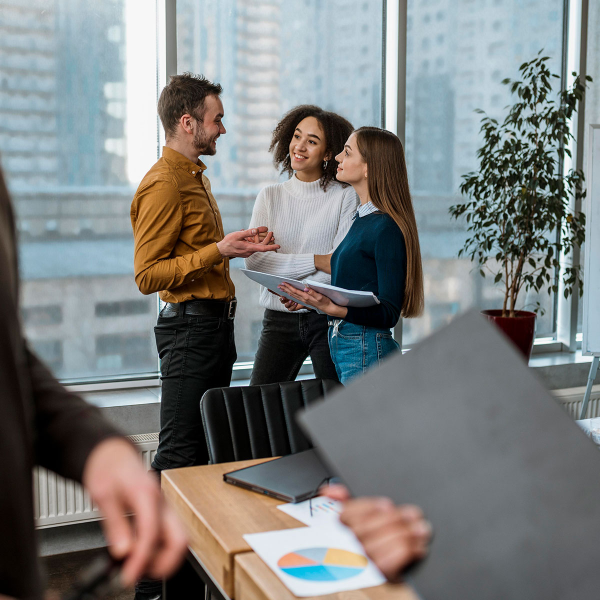
#> input picture opencv_proj/images/team19.jpg, 1200 x 1200 px, found by its file name (shown at 1/2 size)
$ python image_face_identify.py
#> lines starting #> are read from the running program, lines starting #| are printed output that depends on the picture; after the words box and inside, x2 and y2 are one past the last pixel; in counts of white or black regions, pixels touching at a corner belong together
import cv2

faceCascade= cv2.CascadeClassifier("D:\STOCK\Capital_vercel_new\opencv_proj\haarcascades\haarcascade_frontalface_default.xml")
img = cv2.imread('D:\\STOCK\\Capital_vercel_new\\opencv_proj\\images\\team19.jpg')
#> img is the input picture: shape (1200, 1200, 3); mean B, G, R 125, 126, 124.1
imgGray = cv2.cvtColor(img,cv2.COLOR_BGR2GRAY)
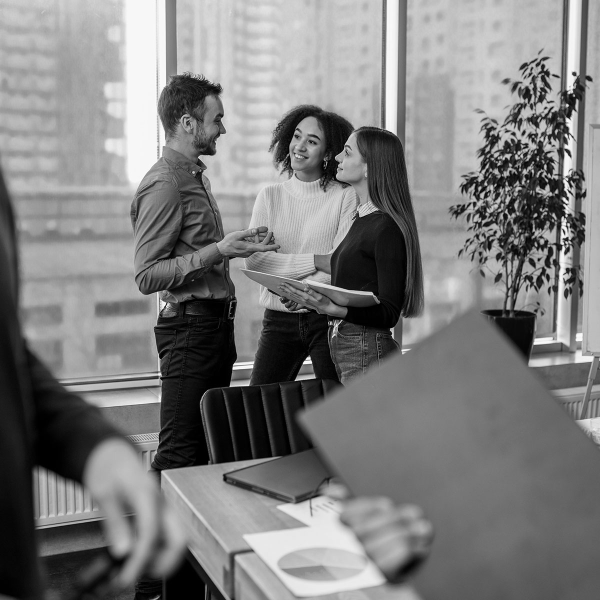
#> imgGray: shape (1200, 1200) (shown at 1/2 size); min 0, max 255, mean 125.3

faces = faceCascade.detectMultiScale(imgGray,1.1,3)
#> faces = [[1074, 128, 59, 59], [563, 243, 92, 92], [423, 367, 80, 80], [887, 47, 139, 139], [28, 550, 205, 205]]

for (x,y,w,h) in faces:
    cv2.rectangle(img,(x,y),(x+w,y+h),(255,0,0),2)
#> this loop made 5 passes
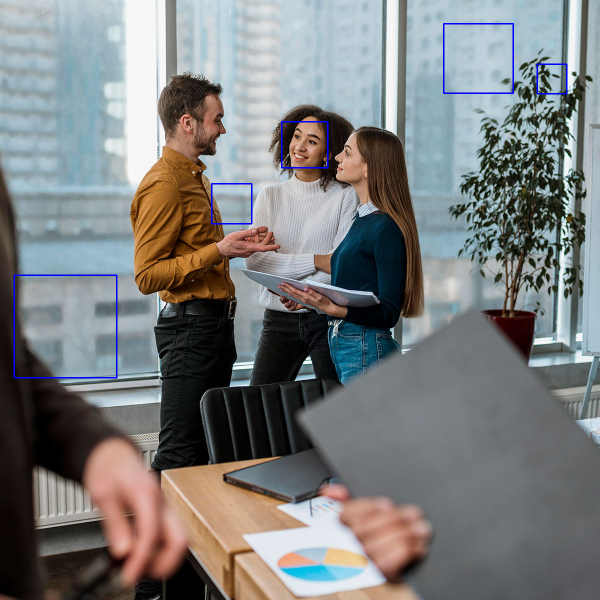
#> img: shape (1200, 1200, 3) (shown at 1/2 size); 0.48% of pixels changed, all inside (x1, y1, x2, y2) = (27, 46, 1135, 757)

img1= cv2.resize(img,(750,750))
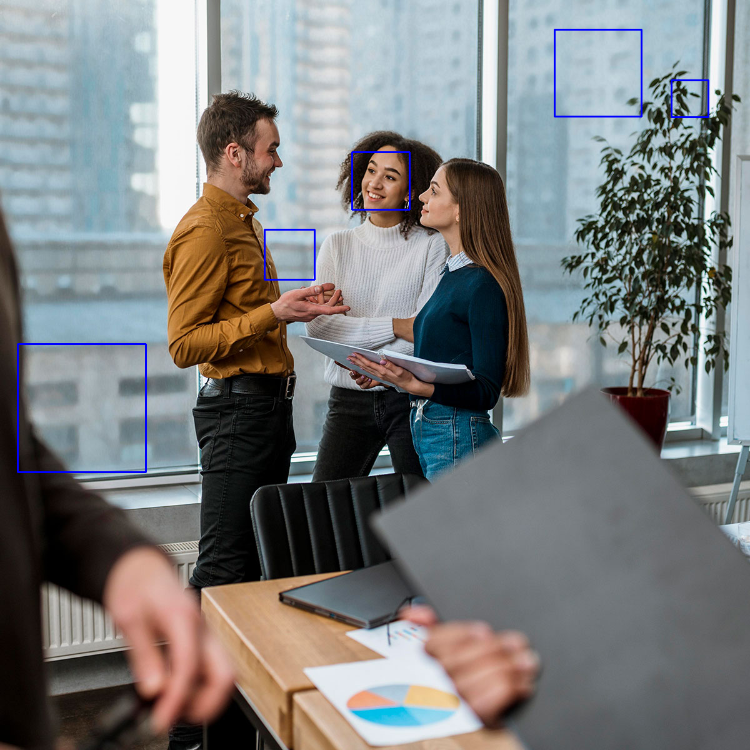
#> img1: shape (750, 750, 3); mean B, G, R 125.5, 125.3, 123.4
cv2.imshow("Result", img1)
cv2.waitKey(0)

$ run again, with opencv_proj/images/team1.jpg copied over opencv_proj/images/team19.jpg
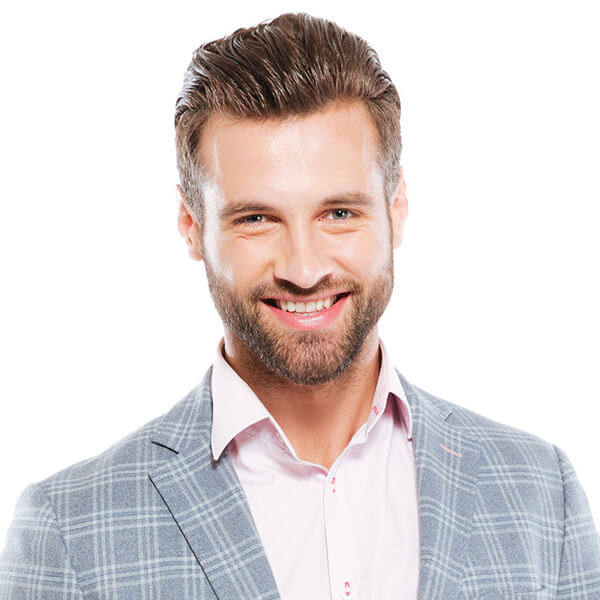
#> input picture opencv_proj/images/team1.jpg, 600 x 600 px, found by its file name
#> img is the input picture: shape (600, 600, 3); mean B, G, R 214, 214.3, 221.8
#> `imgGray = cv2.cvtColor(img,cv2.COLOR_BGR2GRAY)`:
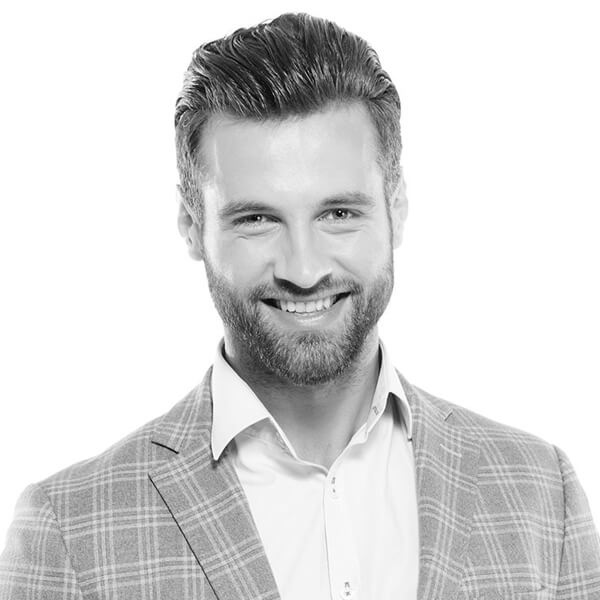
#> imgGray: shape (600, 600); min 1, max 255, mean 216.5
#> faces = [[232, 447, 53, 53], [175, 118, 247, 247]]
#> the loop `for (x,y,w,h) in faces:` made 2 passes
#> after the loop `for (x,y,w,h) in faces:`:
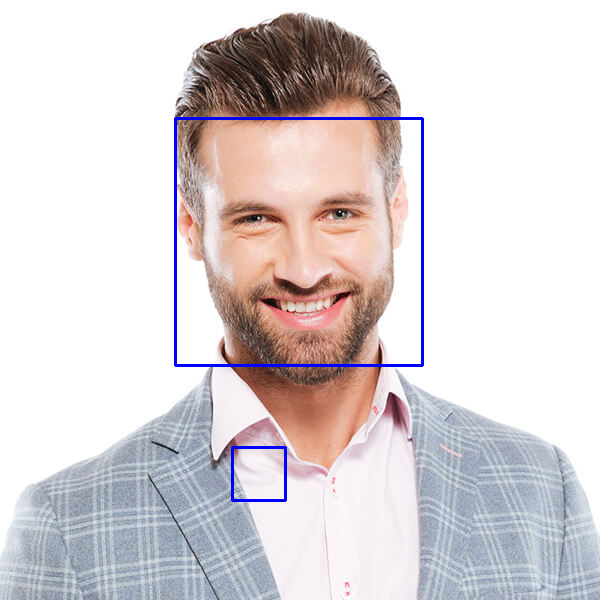
#> img: shape (600, 600, 3); 1% of pixels changed, all inside (x1, y1, x2, y2) = (174, 117, 424, 502)

$ run again, with opencv_proj/images/team11.jpg copied over opencv_proj/images/team19.jpg
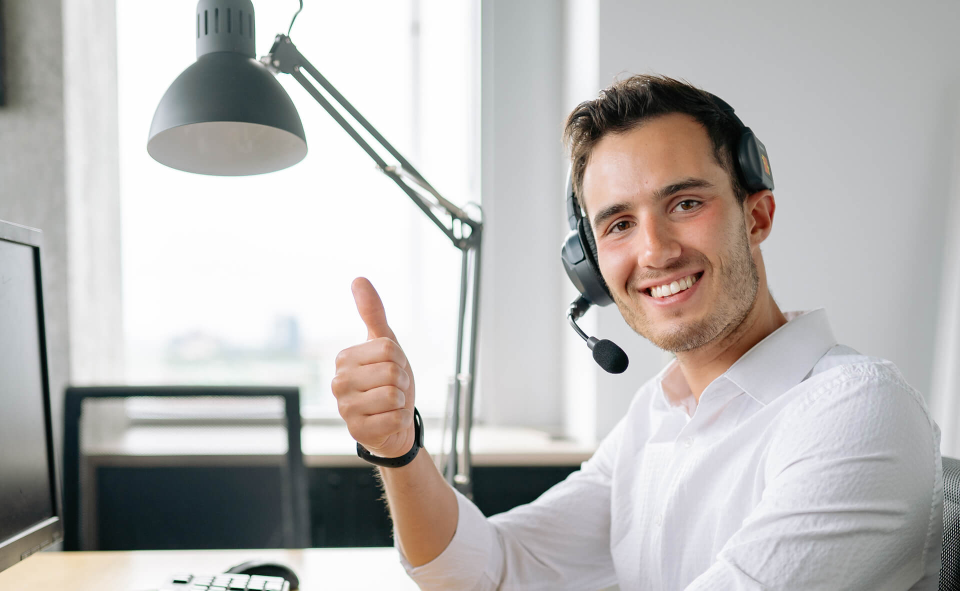
#> input picture opencv_proj/images/team11.jpg, 1920 x 1182 px, found by its file name (shown at 1/2 size)
#> img is the input picture: shape (1182, 1920, 3); mean B, G, R 181.3, 183.1, 185.6
#> faces = [[1105, 266, 406, 406]]
#> the loop `for (x,y,w,h) in faces:` made 1 pass
#> after the loop `for (x,y,w,h) in faces:`:
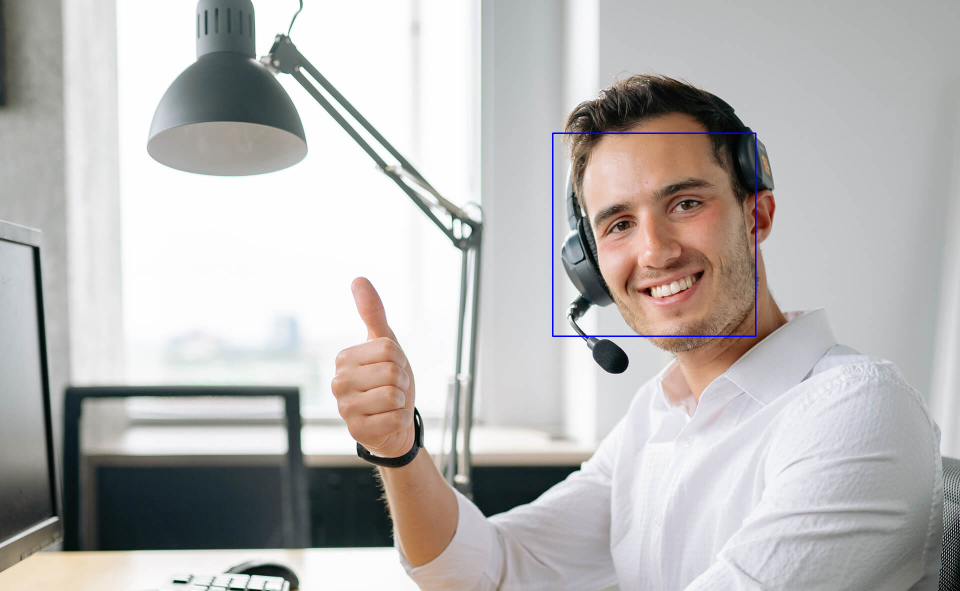
#> img: shape (1182, 1920, 3) (shown at 1/2 size); 0.21% of pixels changed, all inside (x1, y1, x2, y2) = (1104, 265, 1513, 674)
#> `img1= cv2.resize(img,(750,750))`:
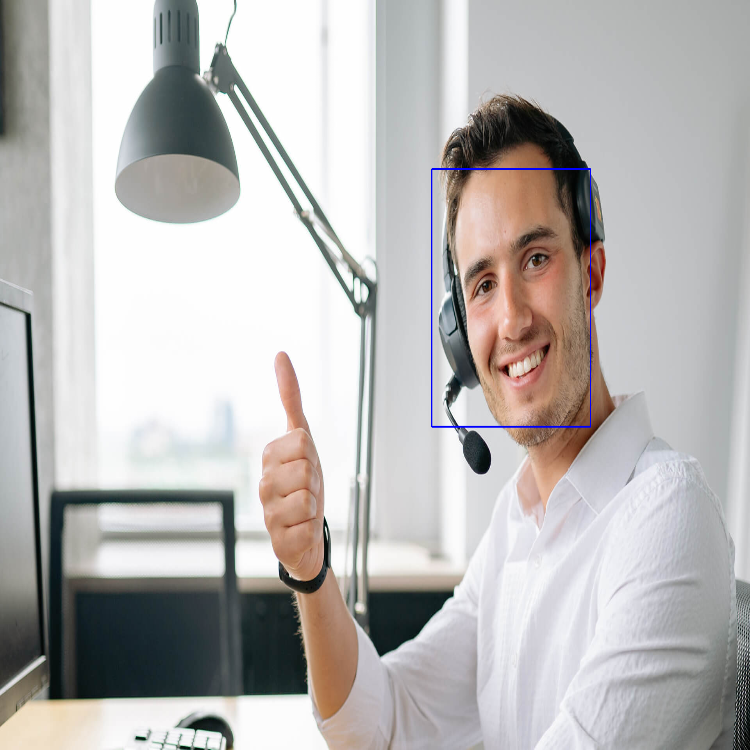
#> img1: shape (750, 750, 3); mean B, G, R 181.5, 182.7, 185.2

$ run again, with opencv_proj/images/team12.jpg copied over opencv_proj/images/team19.jpg
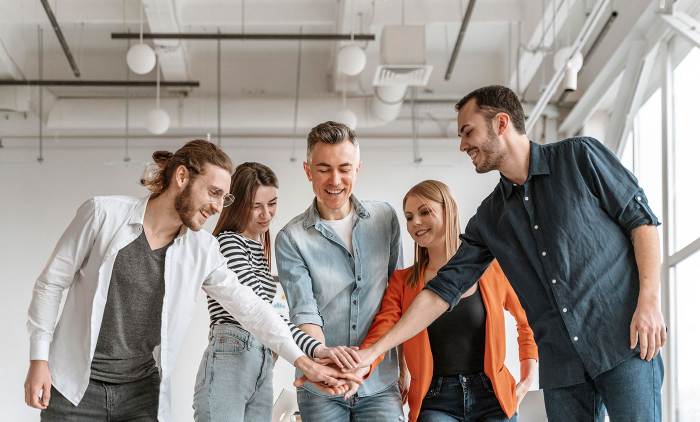
#> input picture opencv_proj/images/team12.jpg, 1400 x 843 px, found by its file name (shown at 1/2 size)
#> img is the input picture: shape (843, 1400, 3); mean B, G, R 141.5, 146.2, 153.6
#> faces = [[537, 594, 49, 49], [493, 382, 74, 74], [568, 618, 80, 80], [613, 294, 111, 111], [791, 394, 90, 90], [362, 344, 108, 108], [973, 712, 116, 116]]
#> the loop `for (x,y,w,h) in faces:` made 7 passes
#> after the loop `for (x,y,w,h) in faces:`:
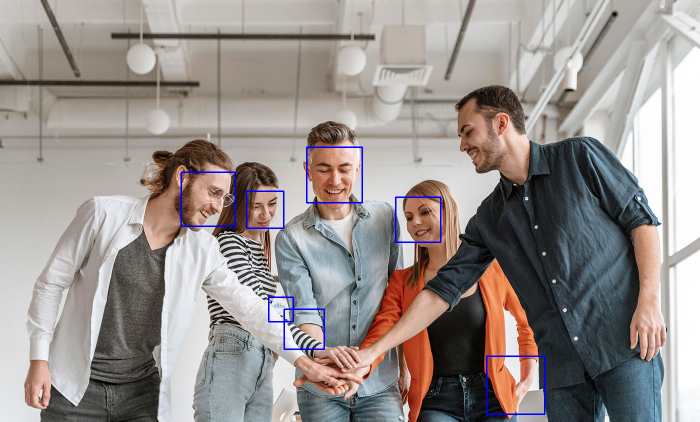
#> img: shape (843, 1400, 3) (shown at 1/2 size); 0.63% of pixels changed, all inside (x1, y1, x2, y2) = (361, 293, 1091, 830)
#> `img1= cv2.resize(img,(750,750))`:
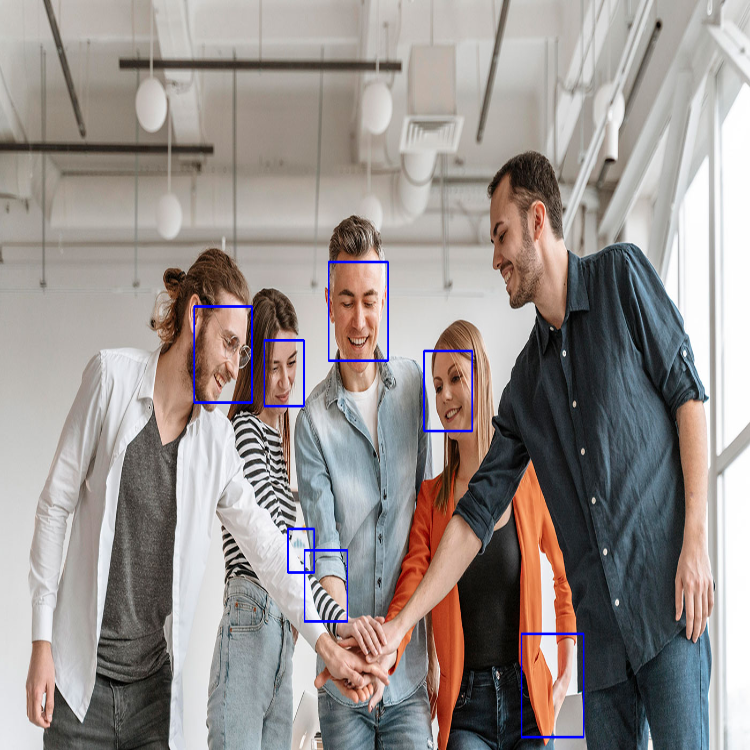
#> img1: shape (750, 750, 3); mean B, G, R 142.2, 145.2, 152.5
